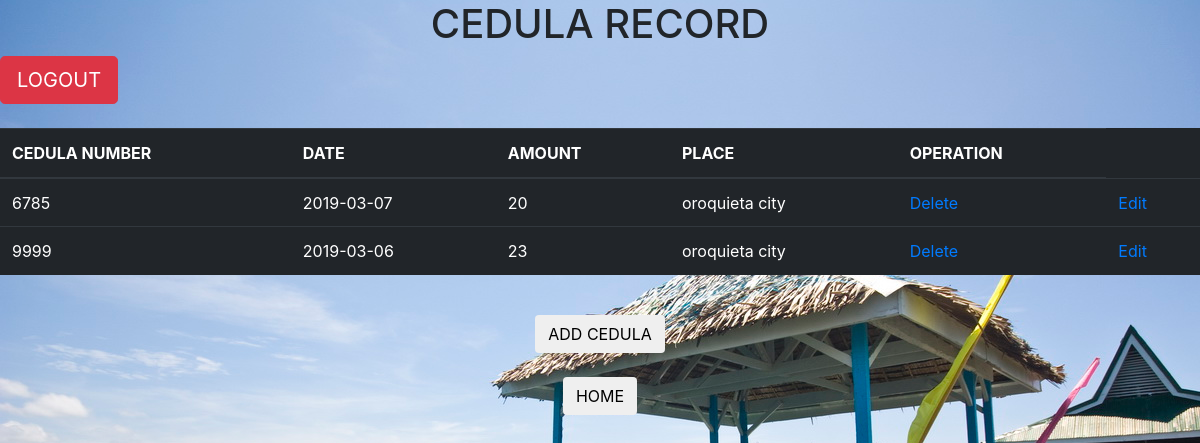
The page /Lcedula.php on the database its author committed.
### tables this page shows
CREATE TABLE `cedula` (
  `cedula_id` int(50) NOT NULL,
  `date` date NOT NULL,
  `amount` int(50) NOT NULL,
  `place` varchar(50) NOT NULL
);

### Lcedula.php (the view, shortened to what this page needs)
<?php
require 'config.php';
	$sql = "SELECT * FROM cedula";
	$records=mysqli_query($con,$sql);
?>
<!DOCTYPE html>
<html>
	<link rel="stylesheet" href="bootstrap/css/bootstrap.min.css">
<body>
	  <center><h1>CEDULA RECORD</h1></center>
	  <a href ="index.php"><input class="btn btn-danger btn-lg" type="button" id="list_btn" value="LOGOUT"/></a>
     <table class="table table-dark">
	  <thead>
      <tr>
	  <br>
      		<th scope="col">CEDULA NUMBER</th>
      		<th scope="col">DATE</th>
      		<th scope="col">AMOUNT</th>
      		<th scope="col">PLACE</th>
			<th scope="col">OPERATION</th>
      	</tr>
		</thead>
	       	<?php
      		while($information=mysqli_fetch_assoc($records)){
      			echo "<tr>";?>
						<tr>
							<td><?php echo $information['cedula_id']?></td>
							<td><?php echo $information['date']?></td>
							<td><?php echo $information['amount']?></td>
							<td><?php echo $information['place']?></td>
							<td>
							<a href="Dcedula.php?delete_id=<?php echo $information['cedula_id']; ?>">Delete</i></a>
						</td>
						<td>
							<a href="Ecedula.php?edit_id=<?php echo $information['cedula_id']; ?>">Edit</i></a>
						</td>
					</tr>
					</tr>
    	<?php
    		}
      	?>
      	</table>
      					<center><br><a href ="Acedula.php"><input class="btn" type="button" id="list_btn" value="ADD CEDULA"/></br></a>
						<br><a href ="staff.php"><input class="btn" type="button" id="list_btn" value="HOME"/></a></br></center>
</body>
</html>

### Lcedula.php (style rules this page uses)
body { background-image: url(ss.jpg); }

### rows shown on the page
cedula: cedula_id "6785", date "2019-03-07", amount "20", place "oroquieta city"
cedula: cedula_id "9999", date "2019-03-06", amount "23", place "oroquieta city"
